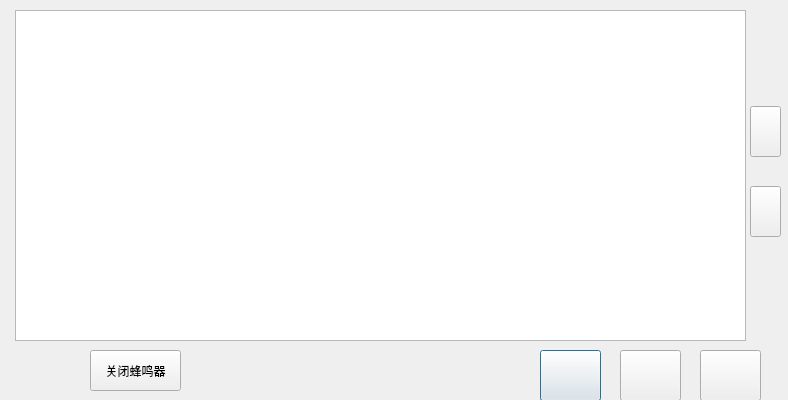
<?xml version="1.0" encoding="UTF-8"?>
<ui version="4.0">
 <class>CWarnCurrentDialog</class>
 <widget class="QDialog" name="CWarnCurrentDialog">
  <property name="geometry">
   <rect>
    <x>0</x>
    <y>0</y>
    <width>788</width>
    <height>400</height>
   </rect>
  </property>
  <property name="windowTitle">
   <string>Dialog</string>
  </property>
  <widget class="QTableWidget" name="tableWidget">
   <property name="geometry">
    <rect>
     <x>15</x>
     <y>10</y>
     <width>731</width>
     <height>331</height>
    </rect>
   </property>
  </widget>
  <widget class="QWidget" name="widget_warn" native="true">
   <property name="geometry">
    <rect>
     <x>20</x>
     <y>350</y>
     <width>41</width>
     <height>41</height>
    </rect>
   </property>
  </widget>
  <widget class="QPushButton" name="pushButton_pre_page">
   <property name="geometry">
    <rect>
     <x>540</x>
     <y>350</y>
     <width>61</width>
     <height>51</height>
    </rect>
   </property>
  </widget>
  <widget class="QPushButton" name="pushButton_next_page">
   <property name="geometry">
    <rect>
     <x>620</x>
     <y>350</y>
     <width>61</width>
     <height>51</height>
    </rect>
   </property>
  </widget>
  <widget class="QPushButton" name="pushButton_return_back">
   <property name="geometry">
    <rect>
     <x>700</x>
     <y>350</y>
     <width>61</width>
     <height>51</height>
    </rect>
   </property>
  </widget>
  <widget class="QPushButton" name="pushButton_pre_list">
   <property name="geometry">
    <rect>
     <x>750</x>
     <y>106</y>
     <width>31</width>
     <height>51</height>
    </rect>
   </property>
   <property name="text">
    <string/>
   </property>
  </widget>
  <widget class="QPushButton" name="pushButton_next_list">
   <property name="geometry">
    <rect>
     <x>750</x>
     <y>186</y>
     <width>31</width>
     <height>51</height>
    </rect>
   </property>
  </widget>
  <widget class="QPushButton" name="pushButton_close_sound">
   <property name="geometry">
    <rect>
     <x>90</x>
     <y>350</y>
     <width>91</width>
     <height>41</height>
    </rect>
   </property>
   <property name="text">
    <string>关闭蜂鸣器</string>
   </property>
  </widget>
 </widget>
 <resources/>
 <connections/>
</ui>
